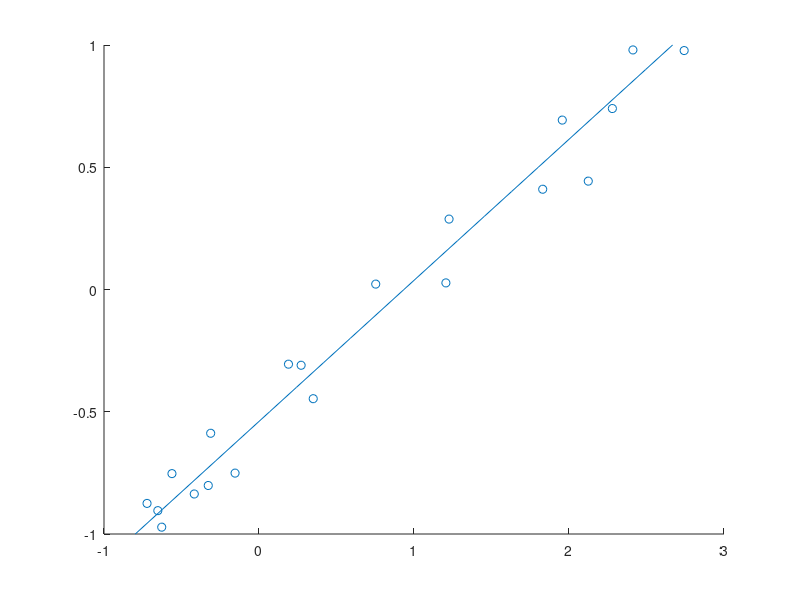

Write MATLAB code to recreate this figure.
%% Loading data files
load('mfiles1/data1.mat');

%% Creating X matrix and Fingind beta0 and beta1
X = [ones(20,1), x];
Beta = inv(X'*X)*X'*y;

%% Ploting training data and fit
xt = -1:0.1:1;
yt = Beta(1) + Beta(2)*xt;
scatter(y,x);
hold on;
plot(yt,xt);

%% Finding error
SSE = 0;
%syms k;
%SSE = symsum((y(k) - Beta(1) -Beta(2)*x(k))^2, k, 1, 20);
%SSE = symsum(k^2, k, 1, 10);
for k=1:20
    p = (y(k) - Beta(1) -Beta(2)*x(k))^2;
    SSE = SSE + p;
end